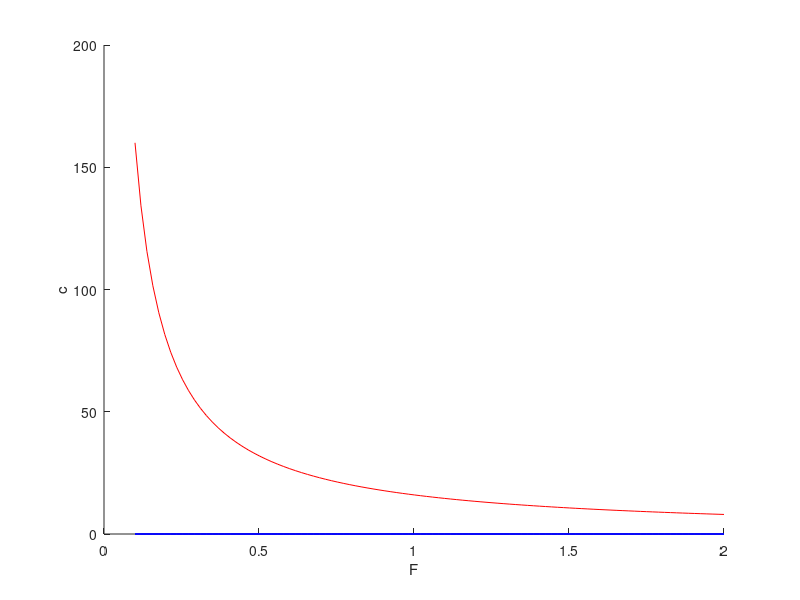

The MATLAB script that drew this image:
%Recall: MATLAB does array coordinates (x,y) --> (column, row)
%           rather than standard (row, column)

n = 4;
k = 30;

cRes = 100;
c = linspace(0.1,2,cRes);

pExact = zeros(n,n,cRes);
sigma = zeros(n);

for p=1:n
    for q=1:n
        sigma(p,q) = n/(2*pi^2*sqrt(k)*(p^2+q^2));
        for r=1:cRes
            pExact(p,q,r) = sqrt(2/pi)* exp(-c(r)^2/(2*sigma(p,q)^2)) / ...
                sigma(p,q)*erf(c(r)/(sqrt(2)*sigma(p,q)));
        end
    end
end

fExact = squeeze(sum(pExact,[1 2]));
fAppx = n^2./c;

figure(1)
hold on
plot(c,fAppx,'-r')
plot(c,fExact,'-b')
xlabel('F')
ylabel('c')
hold off